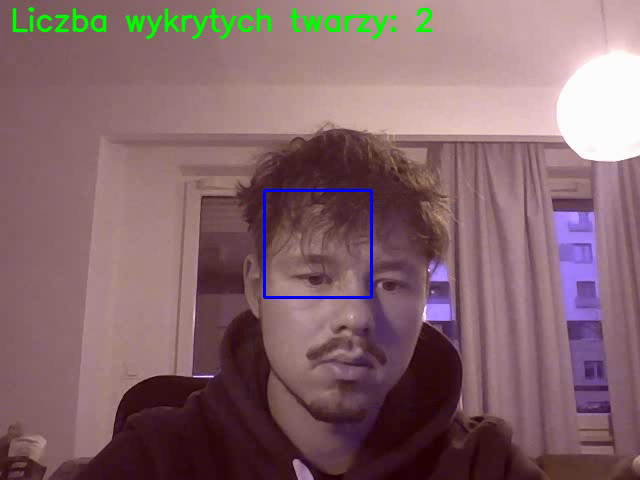
#> input picture frame 2 of output.avi, 640 x 480 px, given in place of the camera
$ python tesst.py
#> lines starting #> are read from the running program, lines starting #| are printed output that depends on the picture; after the words box and inside, x2 and y2 are one past the last pixel; in counts of white or black regions, pixels touching at a corner belong together
import numpy as np
import cv2
import matplotlib.pyplot as plt

face_cascade = cv2.CascadeClassifier('haarcascade_frontalface_default.xml')
eye_cascade = cv2.CascadeClassifier('haarcascade_eye.xml')

'''
 cap = cv.VideoCapture(0)
if not cap.isOpened():
    print("Cannot open camera")
    exit()

'''

# obiekt capture będzie wskazywał kamerę podłączoną do komputera
capture = cv2.VideoCapture(0)

# zdefiniowanie kodeka
fourcc = cv2.VideoWriter_fourcc(*'XVID')

# utworzenie obiektu do nagrywania filmu
film = cv2.VideoWriter('output.avi', fourcc, 20.0, (640,  480))

while capture.isOpened():
    # z otwartego wcześniej źródła spróbujemy wczytać kolejną klatkę obrazu
    ret,image = capture.read()
#> image is the input picture: shape (480, 640, 3); mean B, G, R 107, 101.9, 132.1

    image[:,:,2] = cv2.add(image[:,:,1],35)

    # jeśli udało się wczytać kolejną klatkę obrazu
    # wyświetlimy ją na w osobnym oknie - tak jak wcześniej wyświetlaliśmy zwykły obraz
    if ret == True:
        gray = cv2.cvtColor(image, cv2.COLOR_BGR2GRAY)
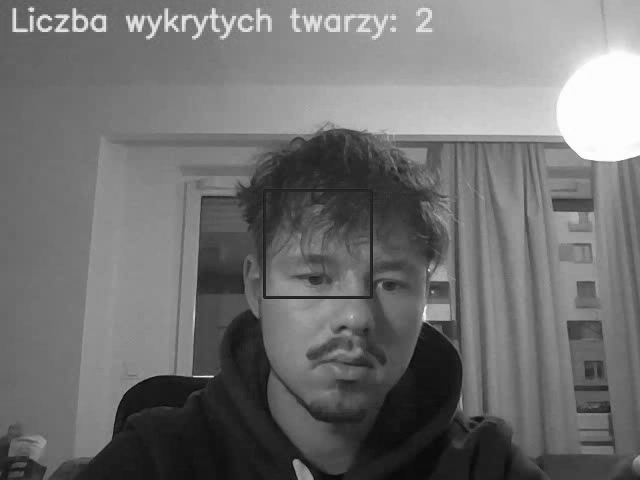
#> gray: shape (480, 640); min 10, max 255, mean 112.7
        faces = face_cascade.detectMultiScale(gray, 1.3, 5)
#> faces = [[262, 185, 113, 113]]

        # Wyświetlenie liczby wykrytych twarzy
        message = f"Liczba wykrytych twarzy: {len(faces)}"
#> message = 'Liczba wykrytych twarzy: 1'
        cv2.putText(image, message, (10, 30), cv2.FONT_HERSHEY_SIMPLEX, 1, (0, 255, 0), 2, cv2.LINE_AA)
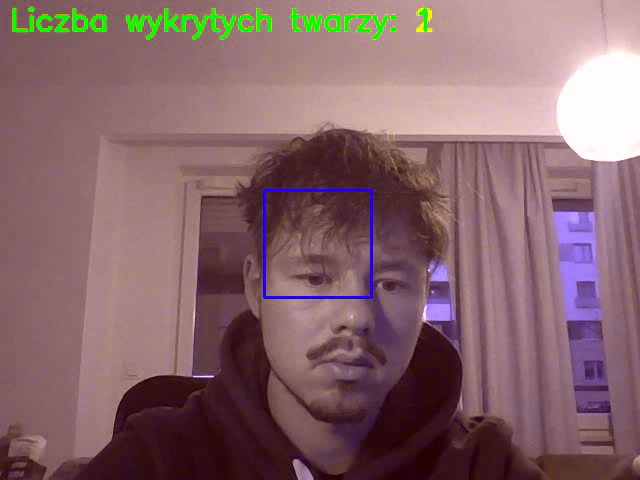
#> image: shape (480, 640, 3); mean B, G, R 106.7, 102.2, 133.6

        for (x,y,w,h) in faces:

            # wyyrysowanie odnalezionych twarzy
            image = cv2.rectangle(image,(x,y),(x+w,y+h),(255,0,0),2)
            film.write(image)
            cv2.imshow('Obraz z kamery', image)
            # wybranie fragmentu obrazu z wykrytą twarzą
            roi_szarosci = gray[y:y+h, x:x+w]
            roi_color = image[y:y+h, x:x+w]

            # wyszukanie oczu w obrębie wykrytej twarzy
            eyes = eye_cascade.detectMultiScale(roi_szarosci)


            for (ex,ey,ew,eh) in eyes:
                cv2.rectangle(roi_color,(ex,ey),(ex+ew,ey+eh),(0,255,0),2)
#> this loop made 1 pass
#> (x, y, w, h, eyes) on pass 1: (262, 185, 113, 113, [[30, 68, 43, 43]])
#> pass 1, `image = cv2.rectangle(image,(x,y),(x+w,y+h),(255,0,0),2)`:
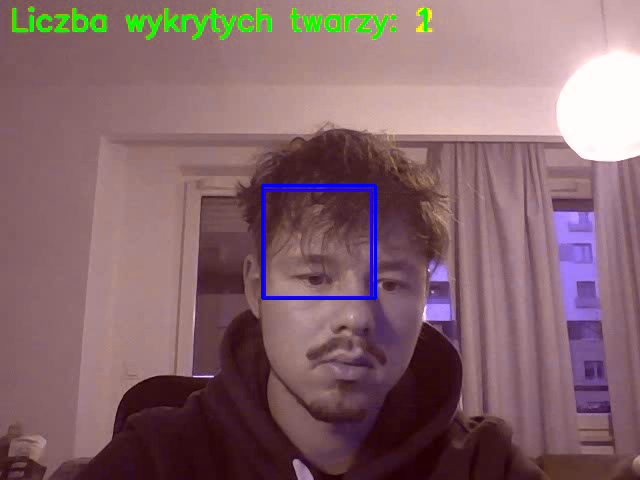
#> image: shape (480, 640, 3); 0.44% of pixels changed, all inside (x1, y1, x2, y2) = (261, 184, 377, 300)
#> pass 1, `roi_szarosci = gray[y:y+h, x:x+w]`:
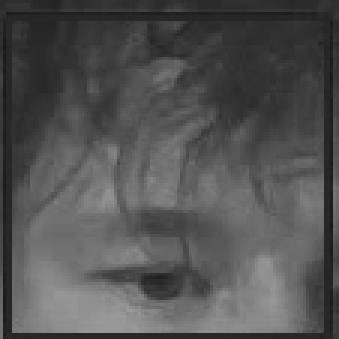
#> roi_szarosci: shape (113, 113) (shown 3 times larger); min 25, max 154, mean 82.5
#> pass 1, `roi_color = image[y:y+h, x:x+w]`:
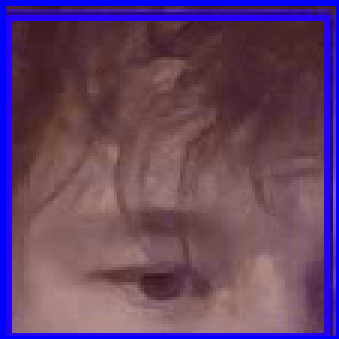
#> roi_color: shape (113, 113, 3) (shown 3 times larger); mean B, G, R 101.8, 67.5, 100.7
#> after the loop:
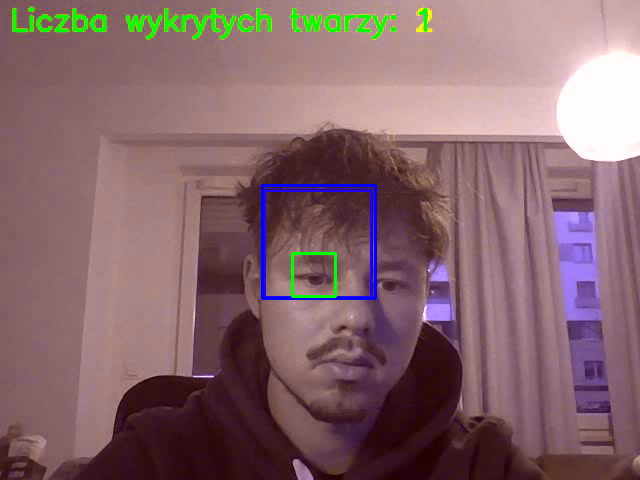
#> image: shape (480, 640, 3); 0.17% of pixels changed, all inside (x1, y1, x2, y2) = (291, 252, 337, 298)
#> after the loop:
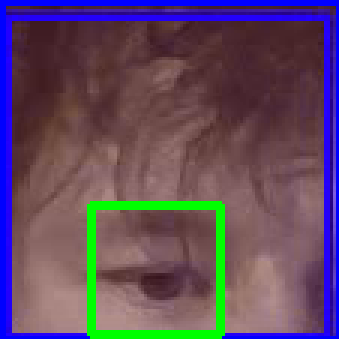
#> roi_color: shape (113, 113, 3) (shown 3 times larger); 4.01% of pixels changed, all inside (x1, y1, x2, y2) = (29, 67, 75, 113)


        # przerwij wykonywanie programu po nacisnieciu klaswisza 'x'
        if cv2.waitKey(25) & 0xFF == ord('x'):
#> (key x is pressed here)
            obraz = cv2.imwrite('obrazekTwarz.jpg',image)
            break


    # zakończenie pętli gdy nie udało się wczytać następnej klatki z kamery
    else:
         break

# ważne aby zwolnić dostęp do filmu i do kamery
film.release()
capture.release()

# warto również zamknąć okna które zostały otwarte podczas wykonywania programu
cv2.destroyAllWindows()

$ run again, starting later in the video
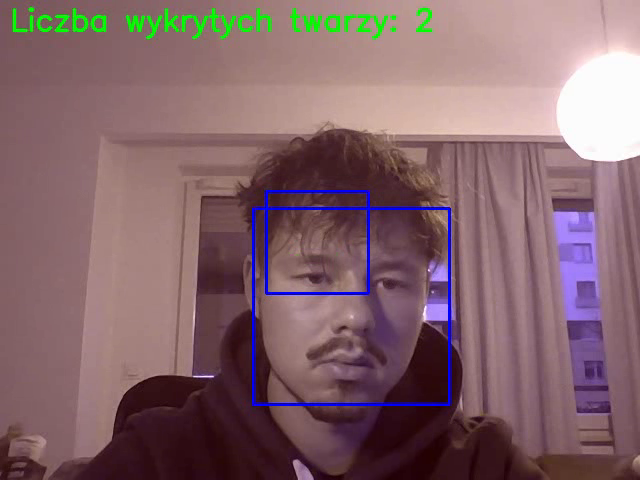
#> input picture frame 10 of output.avi, 640 x 480 px, given in place of the camera
#> image is the input picture: shape (480, 640, 3); mean B, G, R 106.9, 101.3, 131.2
#> `gray = cv2.cvtColor(image, cv2.COLOR_BGR2GRAY)`:
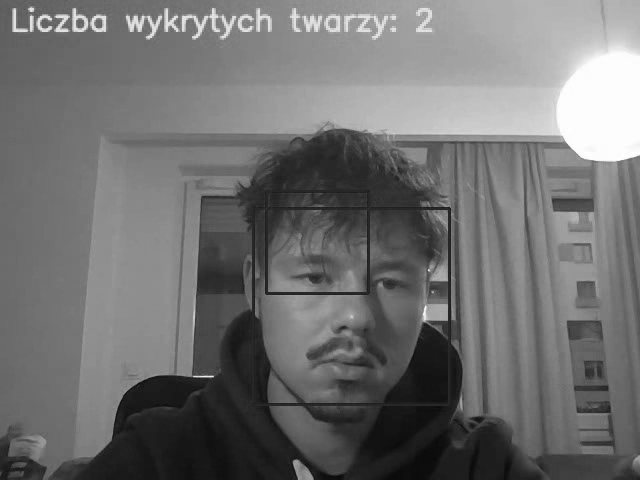
#> gray: shape (480, 640); min 10, max 255, mean 112.1
#> faces = [[253, 208, 196, 196]]
#> message = 'Liczba wykrytych twarzy: 1'
#> the loop `for (x,y,w,h) in faces:` made 1 pass
#> (x, y, w, h, eyes) on pass 1: (253, 208, 196, 196, [[116, 57, 39, 39], [162, 70, 26, 26]])
#> after the loop `for (x,y,w,h) in faces:`:
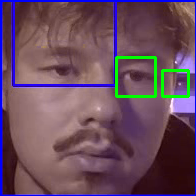
#> roi_color: shape (196, 196, 3); mean B, G, R 93.2, 76.4, 104.5

$ run again, starting later in the video
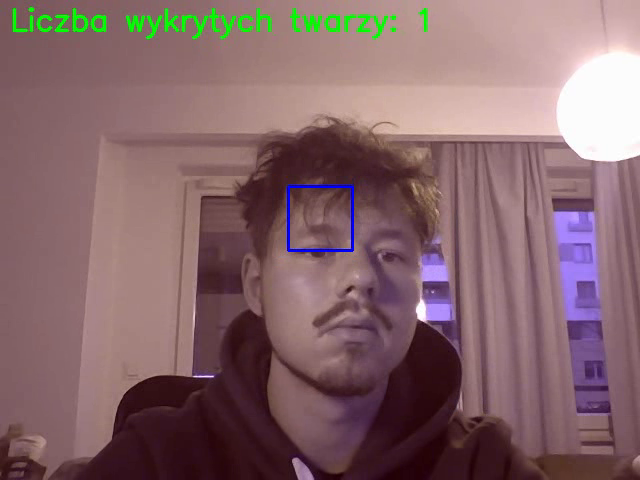
#> input picture frame 18 of output.avi, 640 x 480 px, given in place of the camera
#> image is the input picture: shape (480, 640, 3); mean B, G, R 106.1, 102.6, 132.8
#> `gray = cv2.cvtColor(image, cv2.COLOR_BGR2GRAY)`:
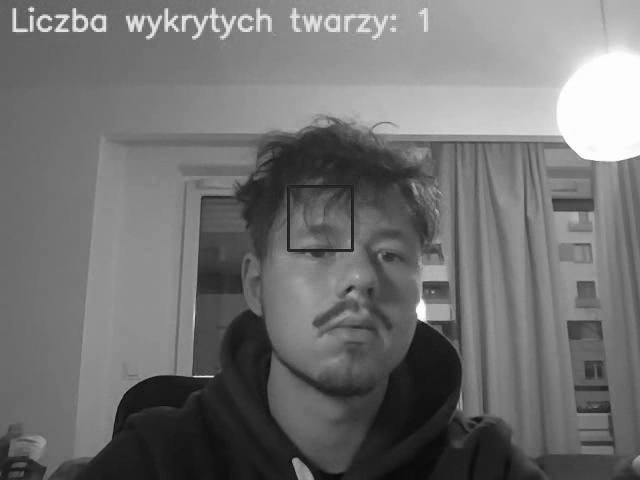
#> gray: shape (480, 640); min 10, max 255, mean 113.2
#> faces = [[287, 185, 65, 65]]
#> message = 'Liczba wykrytych twarzy: 1'
#> the loop `for (x,y,w,h) in faces:` made 1 pass
#> pass 1, `roi_color = image[y:y+h, x:x+w]`:
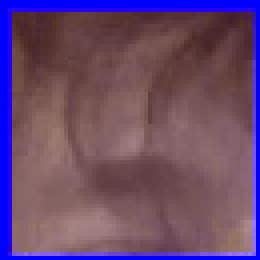
#> roi_color: shape (65, 65, 3) (shown 4 times larger); mean B, G, R 108.6, 73.5, 105.3
